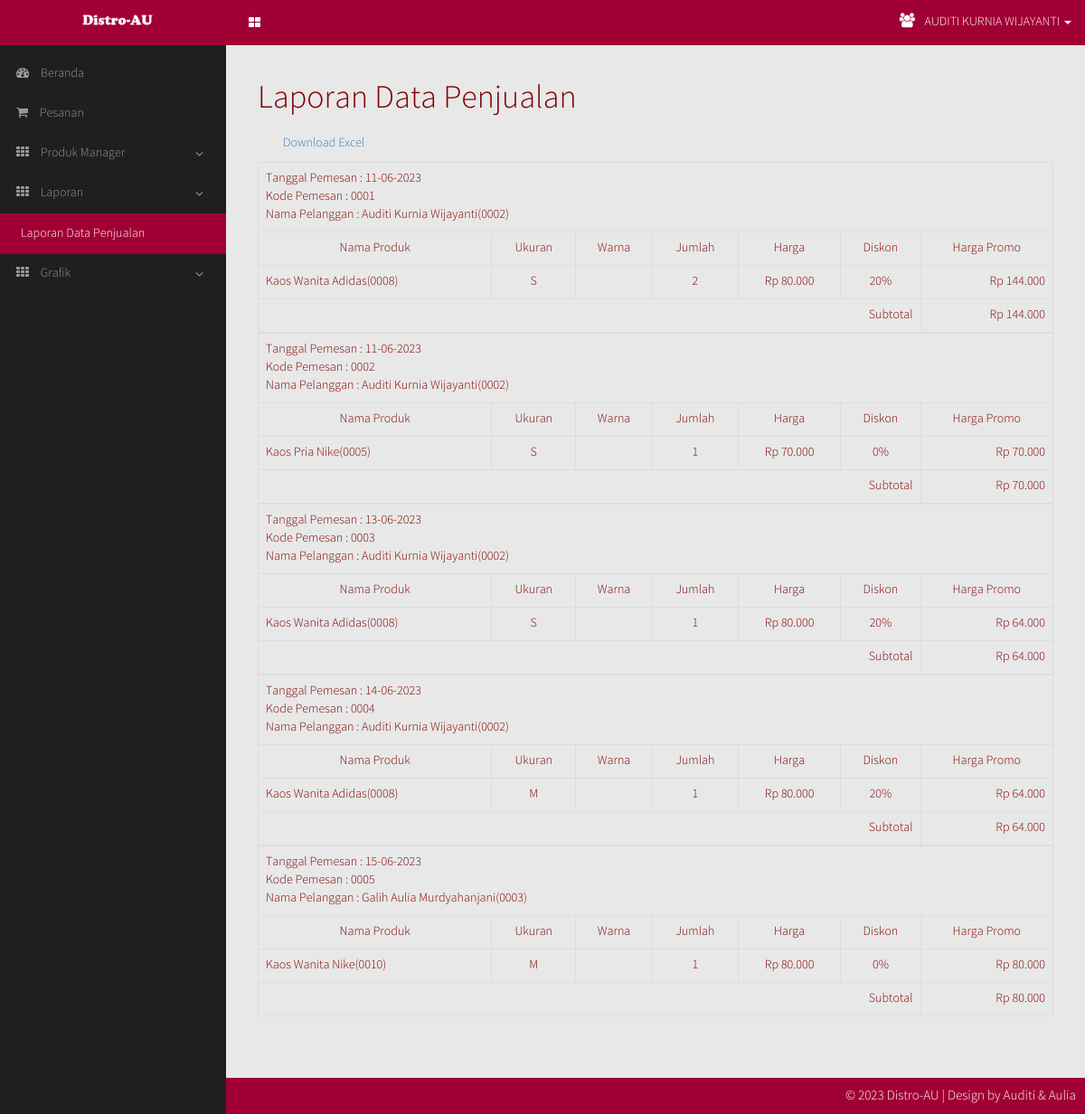
The app's page /miiadmin/order_report.php (signed in) with its own data.
### tables this page shows
CREATE TABLE `users` (
  `user_id` int(11) NOT NULL,
  `fullname` varchar(50) NOT NULL,
  `user` varchar(30) NOT NULL,
  `pass` varchar(50) NOT NULL
);

CREATE TABLE `orders` (
  `order_id` varchar(11) NOT NULL,
  `customer_id` varchar(11) NOT NULL,
  `owner_name` varchar(50) NOT NULL,
  `cardbank_type` varchar(12) NOT NULL,
  `card_number` varchar(100) NOT NULL,
  `payment_status` varchar(11) NOT NULL,
  `totals` varchar(11) NOT NULL,
  `creation_date` date NOT NULL,
  `creation_time` time NOT NULL DEFAULT '00:00:00',
  `order_status` varchar(11) NOT NULL,
  `order_valid_date` date NOT NULL,
  `order_valid_time` time NOT NULL DEFAULT '00:00:00'
);

### miiadmin/library.php (called while the page is built, shortened)
<?php
 function fixdate($date) {
	 return date('d-m-Y', strtotime($date));
 }
 ?>

### miiadmin/order_report.php (the view, shortened to what this page needs)
<?php
require_once("connect.php");
if(isset($_COOKIE['user_id']) && $_COOKIE['user_id'] != ''){
	$id = $_COOKIE['user_id'];
}else if(isset($_SESSION['user_id']) && $_SESSION['user_id'] != ''){
	$id = $_SESSION['user_id'];
}else{
	header('location: index.php');
	exit();
}
?>
<!DOCTYPE html>
<html lang="en">
<head>
	<link rel="stylesheet" type="text/css" href="css/bootstrap.min.css" />
	<link rel="stylesheet" type="text/css" href="css/bootstrap-datepicker.min.css" />
	<link rel="stylesheet" type="text/css" href="css/font-awesome.min.css" />
	<link rel="stylesheet" type="text/css" href="css/miiadmin.css" />
	<link rel="stylesheet" type="text/css" href="css/jquery.dataTables.css" />
</head>
<body>
	<?php
	$queryname = mysqli_query($conn, "SELECT * FROM users WHERE user_id = '".$id."'");
	$name = mysqli_fetch_array($queryname);
	?>
	<nav class="navbar navbar-inverse navbar-fixed-top" role="navigation">
		<div class="container-fluid">
			<div class="navbar-header">
				<a href="#main-toggle" id="menu-toggle" class="sidebar-toggle">
				</a>
				<a href="#" class="navbar-brand"><img src="../logo/distroauadmin.png" /></a>
			</div>
			<ul class="nav navbar-nav navbar-right">
				<li class="dropdown user-menu">
					<a class="dropdown-toggle" data-toggle="dropdown">
						<i class="fa fa-users"></i> <?php echo $name['fullname']; ?> <span class="caret"></span>
					</a>
				</li>
			</ul>
		</div>
	</nav>
	<div id="wrapper">
		<aside id="sidebar-wrapper">
			<ul class="sidebar-nav">
				<li><a href="admin.php"><i class="fa fa-dashboard"></i> Beranda</a></li>
				<li><a href="order_confirmation.php"><i class="fa fa-shopping-cart"></i> Pesanan</a></li>
				<li class="sidebar-child"><a href="#"><i class="fa fa-th"></i> Produk Manager <i class="sidebar-fa fa fa-angle-down pull-right"></i></a>
				</li>
				<li class="sidebar-child"><a href="#"><i class="fa fa-th"></i> Laporan <i class="sidebar-fa fa fa-angle-down pull-right"></i></a>
					<ul class="sidebar-second-child" style="display:block;">
						<li class="active"><a href="order_report.php">Laporan Data Penjualan</a></li>
					</ul>
				</li>
				<li class="sidebar-child"><a href="#"><i class="fa fa-th"></i> Grafik<i class="sidebar-fa fa fa-angle-down pull-right"></i></a>
				</li>
			</ul>
		</aside>
		<div id="page-content-wrapper">
			<div class="container-fluid">
				<div class="row">
					<div class="col-lg-12">
						<h1>Laporan Data Penjualan</h1>
						<div style="margin-bottom: 10%;">
							<div class="col-lg-12" style="margin-top: 2px; margin-bottom: 3px;">
								<button type="button" class="btn btn-link" onclick="window.open('excel/report_excel.php');"> Download Excel</button>
							</div>
							<div class="table-responsive">
								<table class="table table-bordered results">
									<?php
									include "library.php";
									$query = 'SELECT o1.creation_date, o1.order_id, o1.fullname, o1.item_name, o1.size, o1.color, o1.qty, o1.price, o1.disc, o1.afterdisc, o1.total FROM
												 (SELECT orders.creation_date, orders.order_id,
												 CONCAT(members.fullname, "(", orders.customer_id, ")") AS fullname,
												 GROUP_CONCAT(CONCAT(order_detail.item_name, "(", order_detail.item_code, ")") SEPARATOR ",") AS item_name,
												 GROUP_CONCAT(order_detail.size) AS size,
												 GROUP_CONCAT(order_detail.color) AS color,
												 GROUP_CONCAT(order_detail.qty) AS qty,
												 GROUP_CONCAT(order_detail.price) AS price,
												 GROUP_CONCAT(order_detail.disc) AS disc,
												 GROUP_CONCAT(order_detail.qty * order_detail.price -(order_detail.price * order_detail.disc / 100)) as afterdisc,
												 SUM(order_detail.qty * order_detail.price -(order_detail.price * order_detail.disc / 100)) AS total
												 FROM order_detail INNER JOIN orders ON orders.order_id = order_detail.order_id
												 INNER JOIN members ON members.member_id = orders.customer_id GROUP BY orders.order_id) o1';
									$result = mysqli_query($conn, $query);
									while($row = mysqli_fetch_assoc($result)){
										$product = explode(",", $row['item_name']);
										$size = explode(",", $row['size']);
										$color = explode(",", $row['color']);
										$qty = explode(",",$row['qty']);
										$price = explode(",", $row['price']);
										$disc = explode(",", $row['disc']);
										$afterdisc = explode(",", $row['afterdisc']);
									?>
									<tbody>
										<tr>
											<td colspan="8">
											Tanggal Pemesan : <?php echo fixdate($row['creation_date']); ?><br/>
											Kode Pemesan : <?php echo $row['order_id']; ?><br/>
											Nama Pelanggan : <?php echo $row['fullname']; ?><br/>
											</td>
										</tr>
										<tr>
											<td align="center">Nama Produk</td>
											<td align="center">Ukuran</td>
											<td align="center">Warna</td>
											<td align="center">Jumlah</td>
											<td align="center">Harga</td>
											<td align="center">Diskon</td>
											<td align="center">Harga Promo</td>
										</tr>
										<tr>
											<td>
											<?php
											foreach($product as $item){
												echo $item."<br/>";
											}
											?>
											</td>
											<td align="center">
											<?php
											foreach($size as $sz){
												echo $sz."<br/>";
											}
											?>
											</td>
											<td align="center">
											<?php
											foreach($color as $clr){
												echo $clr."<br/>";
											}
											?>
											</td>
											<td align="center">
											<?php
											foreach($qty as $qty){
												echo $qty."<br/>";
											}
											?>
											</td>
											<td align="center">
											<?php
											foreach($price as $price){
												echo 'Rp '.number_format($price,0,".",".")."<br/>";
											}
											?>
											</td>
											<td align="center">
											<?php
											foreach($disc as $discount){
												echo $discount."%<br/>";
											}
											?>
											</td>
											<td align="right">
											<?php
											foreach($afterdisc as $special){
												echo 'Rp '.number_format($special,0,".",".")."<br/>";
											}
											?>
											</td>
										</tr>
										<tr>
											<td align="right" colspan="6">Subtotal</td>
											<td align="right"><?php echo 'Rp '.number_format($row['total'],0,".","."); ?></td>
										</tr>
									</tbody>
									<?php
									}
									?>
								</table>
							</div>
						</div>
					</div>
				</div>
			</div>
		</div>
	</div>
	<footer class="footer-bottom">
		<div class="footer-right">
			&copy; 2023 Distro-AU | Design by Auditi & Aulia
		</div>
		<div class="clearfix"></div>
	</footer>
</body>
</html>

### miiadmin/css/miiadmin.css (style rules this page uses)
* { margin: 0; }
html { height: 100%; }
body { font-family: 'Source Sans Pro Light', sans-serif; font-weight: normal; padding: 0; color: #800000; background-color: #E8E8E8; }
h1, h2, h3, h4, h5, h6, p { font-family: 'Source Sans Pro Light', sans-serif; }
.user-menu { display: inline-block; float: right; margin-top: 16px; margin-right: 10px; list-style: none; padding: 0; }
.user-menu .fa { font-size: 16px; margin-right: 8px; }
.navbar-inverse { background: #A10035; border:0; }
.footer-bottom { position: fixed; left: 0; right: 0; bottom: 0; background: #A10035; height: 40px; }
.footer-right { float: right; padding: 10px 10px; font-size: 15px; color: #FFF; }
.navbar-brand img { display: block; width: 80px; margin: 0 auto; }
.navbar-nav > li { position: relative; display: inline-block; margin: 0; padding: 0; height: 50px; }
.navbar-inverse .navbar-nav > li > a { color: #FFF; position: relative; display: block; padding-top: 14px; padding-bottom: 14px; text-transform: uppercase; }
@media (min-width: 768px) { .navbar { border-radius: 0; margin-bottom: 0; } }
@media (min-width: 768px) { .navbar-inverse .navbar-brand { width: 260px; } }
@media (min-width: 768px) { .navbar > .container .navbar-brand, .navbar > .container-fluid .navbar-brand { text-align: center; } }
.sidebar-toggle { float: right; background-image: none; background-color: transparent; padding: 15px; font-family: fontAwesome; color: #FFF; }
.sidebar-toggle:before { content: "\f009"; }
#wrapper { padding-left: 0; -webkit-transition: all 0.5s ease; -moz-transition: all 0.5s ease; -o-transition: all 0.5s ease; transition: all 0.5s ease; }
#sidebar-wrapper { z-index: 1000; position: fixed; overflow-y: auto; left: 250px; width: 0; height: 100%; margin-left: -250px; background: #1F1F1F; -webkit-transition: all 0.5s ease; -moz-transition: all 0.5s ease; -o-transition: all 0.5s ease; transition: all 0.5s ease; }
#page-content-wrapper { width: 100%; position: absolute; margin-top: 50px; }
.sidebar-nav { margin-top: 10px; width: 250px; padding: 0; list-style: none; }
.sidebar-nav > li { display: block; position: relative; }
.sidebar-nav > li > a { display: block; text-decoration: none; color: #999; border-left: 3px solid transparent; padding: 12px 15px 12px; }
.sidebar-nav > li > a > i.fa { margin-right: 10px; }
.sidebar-second-child { list-style: none; padding: 0; margin: 0; display: none; }
ul.sidebar-second-child li:hover, ul.sidebar-second-child li.active { background: rgba(255, 255, 255, 0.1); }
.sidebar-nav ul.sidebar-second-child > li > a { color: #999; display: block; padding: 13px 12px 12px 20px; border-left: 3px solid transparent; }
.sidebar-nav li > a > .pull-right { float: right; text-align: center; margin-top: 3px; min-width: inherit; }
.sidebar-child .sidebar-second-child > li.active > a { background-color: #A10035; color: #FFF; }
@media (min-width: 768px) { #wrapper { padding-left: 250px; } }
@media (min-width: 768px) { #sidebar-wrapper { width: 250px; } }
@media (min-width: 768px) { #page-content-wrapper { padding: 20px; position: relative; } }
.table > tbody > tr > td { vertical-align: middle; }
table.results { margin-top: 10px; }
.table-responsive { overflow-x: inherit; }

### records on screen
users: fullname "AUDITI KURNIA WIJAYANTI"
orders: creation_date "11-06-2023", order_id "0001", fullname "Auditi Kurnia Wijayanti(0002)", item "Kaos Wanita Adidas(0008)", sz "S", qty "2", price "80.000", discount "20", special "144.000", total "144.000"
orders: creation_date "11-06-2023", order_id "0002", fullname "Auditi Kurnia Wijayanti(0002)", item "Kaos Pria Nike(0005)", sz "S", qty "1", price "70.000", discount "0", special "70.000", total "70.000"
orders: creation_date "13-06-2023", order_id "0003", fullname "Auditi Kurnia Wijayanti(0002)", item "Kaos Wanita Adidas(0008)", sz "S", qty "1", price "80.000", discount "20", special "64.000", total "64.000"
orders: creation_date "14-06-2023", order_id "0004", fullname "Auditi Kurnia Wijayanti(0002)", item "Kaos Wanita Adidas(0008)", sz "M", qty "1", price "80.000", discount "20", special "64.000", total "64.000"
orders: creation_date "15-06-2023", order_id "0005", fullname "Galih Aulia Murdyahanjani(0003)", item "Kaos Wanita Nike(0010)", sz "M", qty "1", price "80.000", discount "0", special "80.000", total "80.000"
